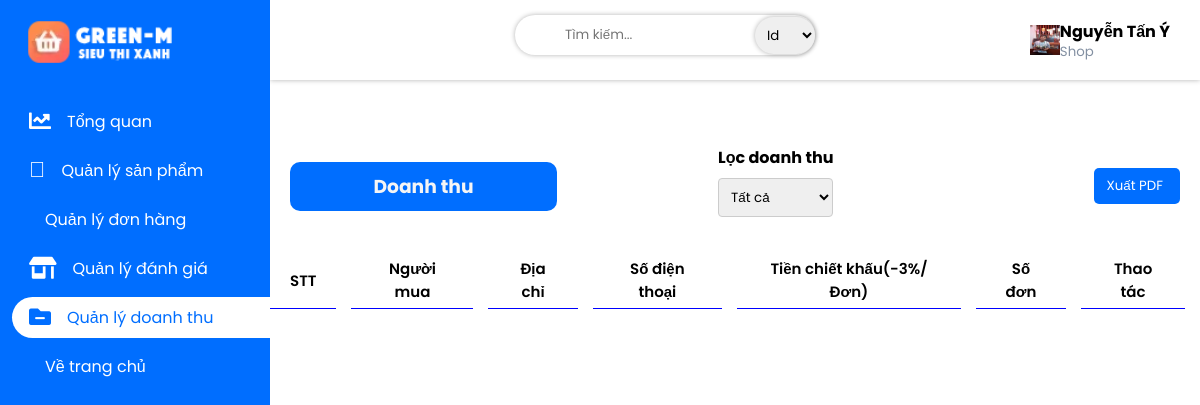
The page /admin/shop/index.php?act=doanhthu (signed in) on the database as committed earlier.
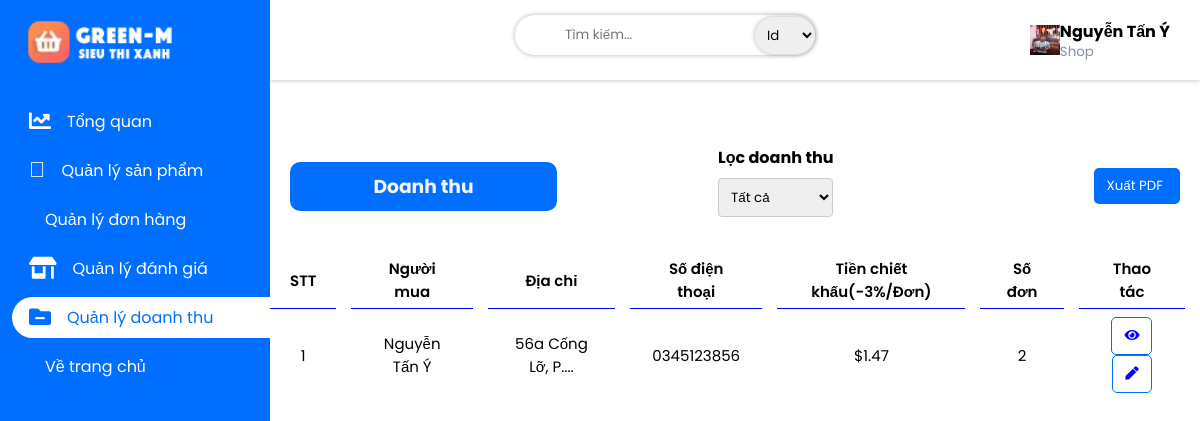
The same page on the database as committed later.
### tables this page shows
CREATE TABLE `account` (
  `account_id` int(123) NOT NULL,
  `account_name` longblob NOT NULL,
  `account_address` varchar(80) NOT NULL,
  `account_number_pay` varchar(30) NOT NULL,
  `account_pay` varchar(15) NOT NULL,
  `account_avt` varchar(299) NOT NULL DEFAULT 'view/images/account/user.png',
  `account_username` varchar(30) NOT NULL,
  `account_email` varchar(40) NOT NULL,
  `account_verified_mail` varchar(15) NOT NULL DEFAULT 'Chưa xác thực',
  `account_phone` varchar(10) NOT NULL,
  `account_pass` varchar(100) NOT NULL,
  `account_position` varchar(20) NOT NULL DEFAULT 'Khách hàng',
  `account_notify` varchar(100) NOT NULL,
  `account_status` varchar(30) NOT NULL DEFAULT 'Offline',
  `time_reg` timestamp NOT NULL DEFAULT current_timestamp()
);

### admin/shop/model/connect.php (called while the page is built, shortened)
<?php
    class dao_con {
        public static function conn_db() {
            $sqlServer = "mysql:host=localhost; dbname=green_m8683;charset=utf8;collation=utf8_unicode_ci";
            $username = "root";
            $password = "";
            try {
                $conn = new PDO($sqlServer, $username, $password);
                $conn->setAttribute(PDO::ATTR_ERRMODE, PDO::ERRMODE_EXCEPTION);
            } catch(PDOException $e) {
                echo 'Ket noi database that bai do ' . $e->getMessage();
            }
            return $conn;
        }
        public static function conn_show_all($sql) {
            $conn = self::conn_db();
            $sqlBindParam = array_slice(func_get_args(), 1);
            try {
                $stmt = $conn->prepare($sql);
                $stmt->execute($sqlBindParam);
                $ketqua = $stmt->fetchAll();
                return $ketqua;
            } catch (PDOException $e) {
                throw $e;
            } finally {
                unset($conn);
            }
        }
    }
?>

### admin/shop/model/order.php (called while the page is built, shortened)
<?php
    include_once "connect.php";
    class order_lass extends dao_con {
        public static function show_order() {
            $sql = "SELECT orders.*, account.account_name, account.account_id
                    FROM orders
                    JOIN account ON orders.shop_id = account.account_id
                    WHERE orders.shop_id = ? ORDER BY orders.order_id DESC
            ";
            return self::conn_show_all($sql, $_SESSION['83x86']['account_id']);
        }
        public static function show_doanhthu() {
            $sql = "SELECT account.*, COUNT(orders.order_id) AS order_count
                    FROM account
                    INNER JOIN orders ON account.account_id = orders.shop_id
                    WHERE orders.shop_id = ? GROUP BY account.account_id
            ";
            return self::conn_show_all($sql, $_SESSION['83x86']['account_id']);
        }
    }
?>

### admin/shop/view/doanhthu.php (the view, shortened to what this page needs)
   <div class="wrapper flex">
      <div class="projects-category">
         <div class="card-header flex flex-tinh2">
            <h3>Doanh thu</h3>
            <div class="fill-doanhthu">
               <label for="fill-doanhthu">Lọc doanh thu</label>
               <select name="fill-doanhthu" class="fill-doanhthu-btn">
                  <option value="All">Tất cả</option>
               </select>
            </div>
            <button>Xuất PDF<i class="uil uil-angle-right"></i></button>
         </div>
         <table>
            <thead>
               <th>
                  <tr>
                     <td>STT</td>
                     <td>Người mua</td>
                     <td>Địa chỉ</td>
                     <td>Số điện thoại</td>
                     <td>Tiền chiết khấu(-3%/Đơn)</td>
                     <td>Số đơn</td>
                     <td>Thao tác</td>
                  </tr>
               </th>
            </thead>
            <tbody>
               <?php
                  foreach($show as $items) {
                     extract($items);
                     $count_revenue = 0;
                     foreach ($count as $jtems) {
                        if($jtems['order_status'] == "Giao thành công") {
                           if ($account_id == $jtems['account_id']) {
                              $count_revenue += $jtems['order_total'];
                           }
                        }
                     }
                     $total_revenue = $count_revenue * 0.03;
                     $address = substr($account_address, 0, 18) . '...';
                     echo '
                        <tr>
                           <td>1</td>
                           <td>'. $account_name .'</td>
                           <td class="address-user">'. $address .'.<input type="hidden" value="'. $account_address .'"></td>
                           <td>'. $account_phone .'</td>
                           <td>$'. $total_revenue .'</td>
                           <td>'. $order_count .'</td>
                           <td class="kkk2">
                              <button>
                              <i class="fas fa-eye"></i>
                              </button>
                              <button>
                              <i class="fas fa-pen"></i></i>
                              </button>
                           </td>
                        </tr>
                     ';
                  }
               ?>
            </tbody>
         </table>
      </div>
   </div>
</div>

Rows that differ between the two databases and show on the page:
now on this page (row edited): account: account_name "Nguyễn Tấn Ý", account_address "56a Cống Lỡ, P...", account_phone "0345123856", total_revenue "1.47", order_count "2"
